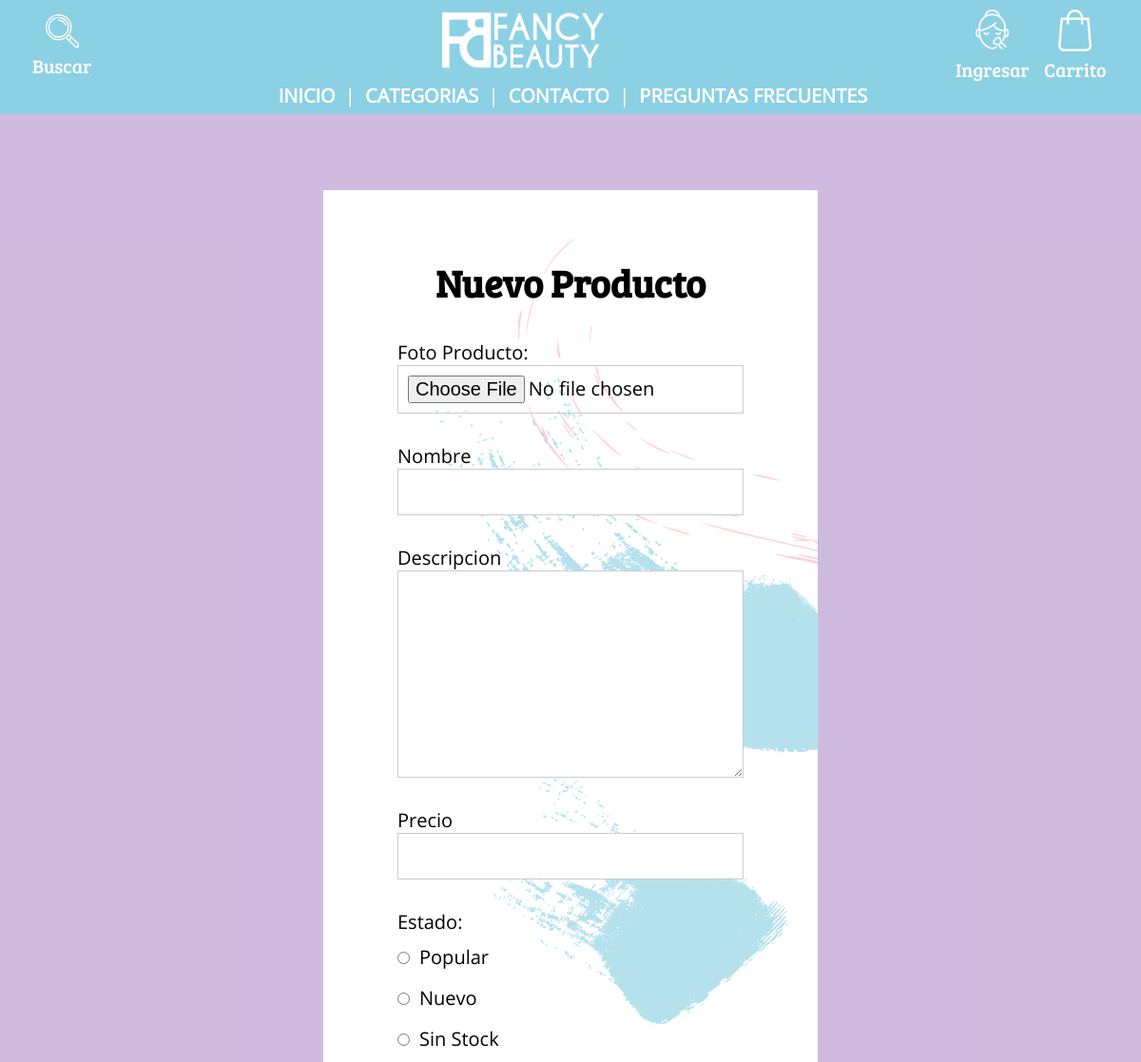
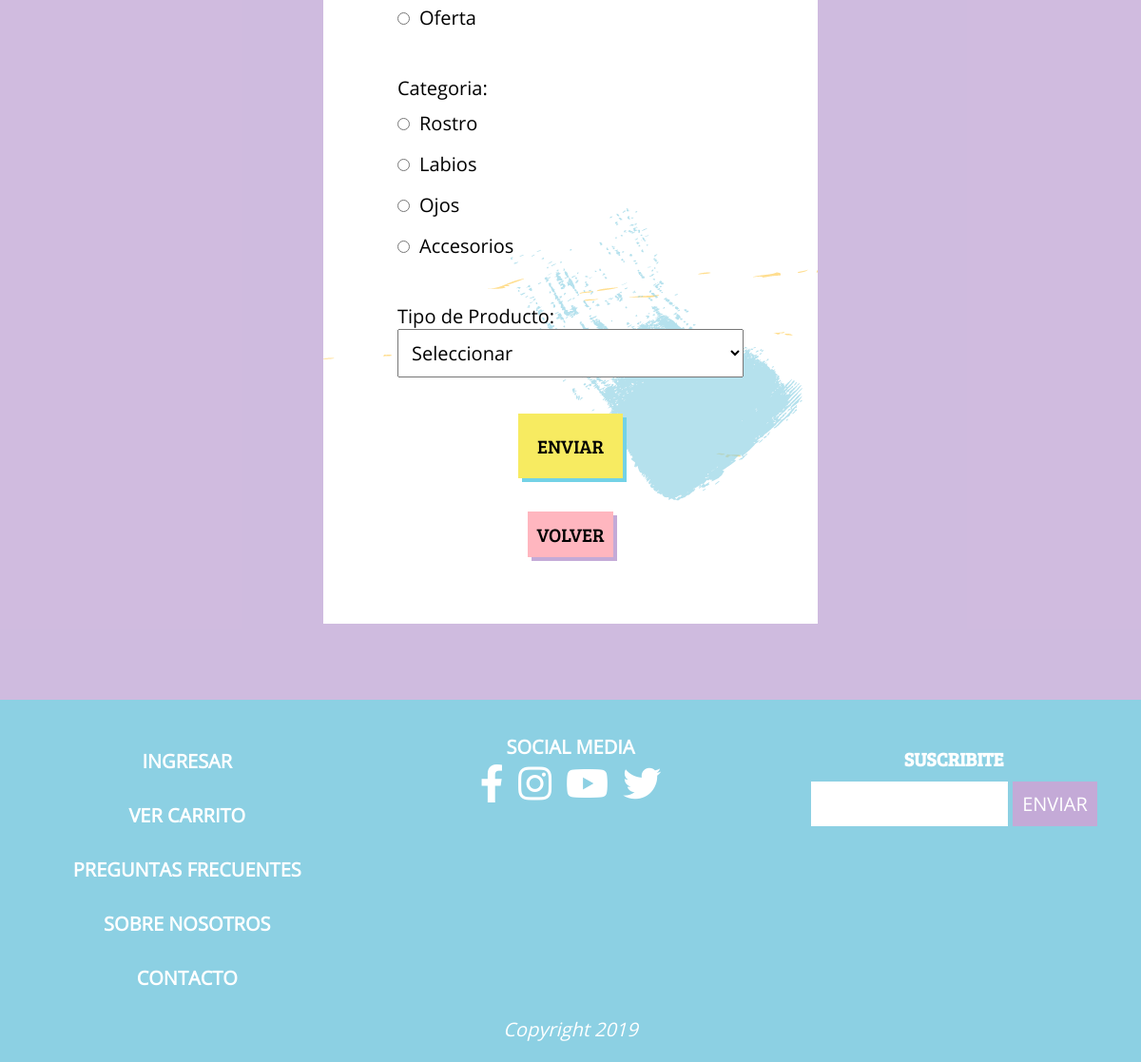
The app's page /nuevoProducto.php with its own data (2 pictures, top to bottom).
### tables this page shows
CREATE TABLE `estados` (
  `id` int(1) UNSIGNED NOT NULL,
  `nombre` varchar(100) NOT NULL
);

CREATE TABLE `categorias` (
  `id` int(2) UNSIGNED NOT NULL,
  `nombre` varchar(100) NOT NULL
);

### nuevoProducto.php (the view, shortened to what this page needs)
<?php
    require_once('loader.php');
    $nombre = "";
    $precio = "";
    $descripcion = "";
    $categoria = "";
    $estado = "";
    $consultaEstados = $conex->query("SELECT * FROM estados");
    $listaEstados = $consultaEstados->fetchAll(PDO::FETCH_ASSOC);
    $consultaCategorias = $conex->query("SELECT * FROM categorias");
    $listaCategorias = $consultaCategorias->fetchAll(PDO::FETCH_ASSOC);
    require_once("partials/header.php");
?>
<main class="main-container">
    <div class="editar-form">
      <div class="login-text">
          <h2>Nuevo Producto</h2>
      </div>
      <form action="nuevoProducto.php" method="post" enctype="multipart/form-data">
          <div class="form-editar">
              <label for="foto">Foto Producto:</label>
              <input type="file" name="foto" value="">
          </div>
        <div class="form-editar">
            <label for="nombre">Nombre</label>
            <input id="nombre" type="text" name="nombre" value="<?=$nombre?>">
        </div>
        <div class="form-editar">
            <label for="nombre">Descripcion</label>
            <textarea name="descripcion" rows="8" cols="80"><?=$descripcion?></textarea>
        </div>
        <div class="form-editar">
            <label for="nombre">Precio</label>
            <input id="nombre" step="0.01" type="number" name="precio" value="<?=$precio?>">
        </div>
        <section class="form-editar">
            <label for="estado">Estado:</label>
            <div class="check-product">
                <?php foreach ($listaEstados as $estados) {
                    if ($estado == $estados['id']):?>
                    <div class="check-box">
                        <input type="radio" name="estado" value="<?=$estados['id']?>" checked><span><?=$estados['nombre']?></span>
                    </div>
                <?php else: ?>
                    <div class="check-box">
                        <input type="radio" name="estado" value="<?=$estados['id']?>"><span><?=$estados['nombre']?></span>
                    </div>
                <?php endif; }?>
            </div>
        </section>
        <section class="form-editar">
            <label for="categoria">Categoria:</label>
            <div class="check-product">
                <?php foreach ($listaCategorias as $categorias) {
                    if ($categoria == $categorias['id']):?>
                    <div class="check-box">
                        <input type="radio" name="categoria" value="<?=$categorias['id']?>" checked><span><?=$categorias['nombre']?></span>
                    </div>
                <?php else: ?>
                    <div class="check-box">
                        <input type="radio" name="categoria" value="<?=$categorias['id']?>"><span><?=$categorias['nombre']?></span>
                    </div>
                <?php endif; }?>
            </div>
        </section>
        <section class="form-editar">
            <label for="tipoProducto">Tipo de Producto:</label>
            <select name="tipoProducto">
                <?php if($provinciaRespuesta  == ""): ?>
                    <option hidden value=""> <i>Seleccionar</i> </option>
                <?php endif; ?>
            </select>
        </section>
        <div class="login-button">
            <button type="submit" name="crearProducto">ENVIAR</button>
        </div>
    </form>
    <a href="lista-productos.php">
        <button class="return" type="button">Volver</button>
    </a>
</div>
</main>
<?php
require_once("partials/footer.php");
?>

### css/master.css (style rules this page uses)
* { font-family: 'Open Sans', sans-serif; color: black; padding: 0; margin: 0; box-sizing: border-box; }
.main-container { margin-top: 10vh; background: white; }
@media (min-width: 700px) { * { font-size: 26px; } }
@media (min-width: 700px) { .main-container { margin-top: 9vh; } }
@media (min-width: 992px) { * { font-size: 20px; box-sizing: border-box; } }
@media (min-width: 992px) { .main-container { margin-top: 120px; } }

### css/editor-productos.css (style rules this page uses)
.main-container { background: rgba(196,170,215, 0.8); padding: 5vw; }
.login-text h2 { color:black; font-family: 'Bree Serif', serif; font-size: 2em; }
label { color: black; }
.editar-form { background-color: white; background-image: url('../img/Fondos/FondoSeccionesTres.png'); padding: 5vw; margin: auto; text-align: center; }
.form-editar { margin-top: 1vh; font-family: 'Open Sans', sans-serif; display: flex; flex-wrap: wrap; flex-direction: column; justify-content: flex-start; text-align: left; }
.form-editar label { margin-top: 2vh; }
.form-editar select { width: 70vw; margin-bottom: 1vh; font-size: 1em; padding: 1vw; }
.form-editar input { border: 1px solid #CCCCCC !important; max-width: 70vw; color: black; padding: 2vw; }
.form-editar textarea { max-width: 70vw; border: 1px solid #CCCCCC !important; }
.check-box { margin: 2vh 0; }
.check-box span { margin-left: 1vw; }
.check-box input { border: 1px solid #CCCCCC !important; color: black; padding: 2vw; }
.login-button { margin: 5vw; }
.login-button button { padding: 2vw; margin-top: 2vh; background: #F7EB61; box-shadow: 4px 4px 0 #73d2e6; border: none; text-transform: uppercase; font-family: 'Bree Serif', serif; margin: auto; color: black; cursor: pointer; }
.return { padding: 5vw; margin-top: 2vh; background: #FFB6BF; box-shadow: 4px 4px 0 #C4AAD7; border: none; text-transform: uppercase; font-family: 'Bree Serif', serif; margin: auto; color: black; cursor: pointer; }
@media (min-width: 768px) { .login-text h2 { font-size: 2em; } }
@media (min-width: 992px) { .main-container { padding: 80px; display: flex; flex-wrap: wrap; flex-direction: row; justify-content: space-between; } }
@media (min-width: 992px) { .login-text { width: 100%; margin-bottom: 10px; } }
@media (min-width: 992px) { .editar-form { margin-top: 0; width: 50%; padding: 70px; } }
@media (min-width: 992px) { .form-editar { margin: auto; padding: 8px; width: 100%; overflow: hidden; } }
@media (min-width: 992px) { .form-editar label { margin-top: 15px; width: 100% } }
@media (min-width: 992px) { .form-editar input { max-width: 100%; color: black; padding: 10px; } }
@media (min-width: 992px) { .form-editar textarea { max-width: 100%; } }
@media (min-width: 992px) { .form-editar select { width: 100%; max-width: 500px; margin-bottom: 10px; font-size: 1em; padding: 10px; } }
@media (min-width: 992px) { .form-editar option { overflow: hidden; } }
@media (min-width: 992px) { .check-product { width: 70%; } }
@media (min-width: 992px) { .check-box { margin-top: 10px; } }
@media (min-width: 992px) { .check-box span { margin-left: 10px; } }
@media (min-width: 992px) { .check-box input { color: black; padding: 15px; } }
@media (min-width: 992px) { .login-button { margin: 20px; } }
@media (min-width: 992px) { .login-button button { padding: 20px; } }
@media (min-width: 992px) { .return { margin-top: 15px; padding: 10px; } }

### records on screen
estados: nombre "Popular"
estados: nombre "Nuevo"
estados: nombre "Sin Stock"
estados: nombre "Oferta"
categorias: nombre "Rostro"
categorias: nombre "Labios"
categorias: nombre "Ojos"
categorias: nombre "Accesorios"

### other values on screen
$textoBienvenida "Ingresar"
$textoHamburguesa "INGRESAR"
